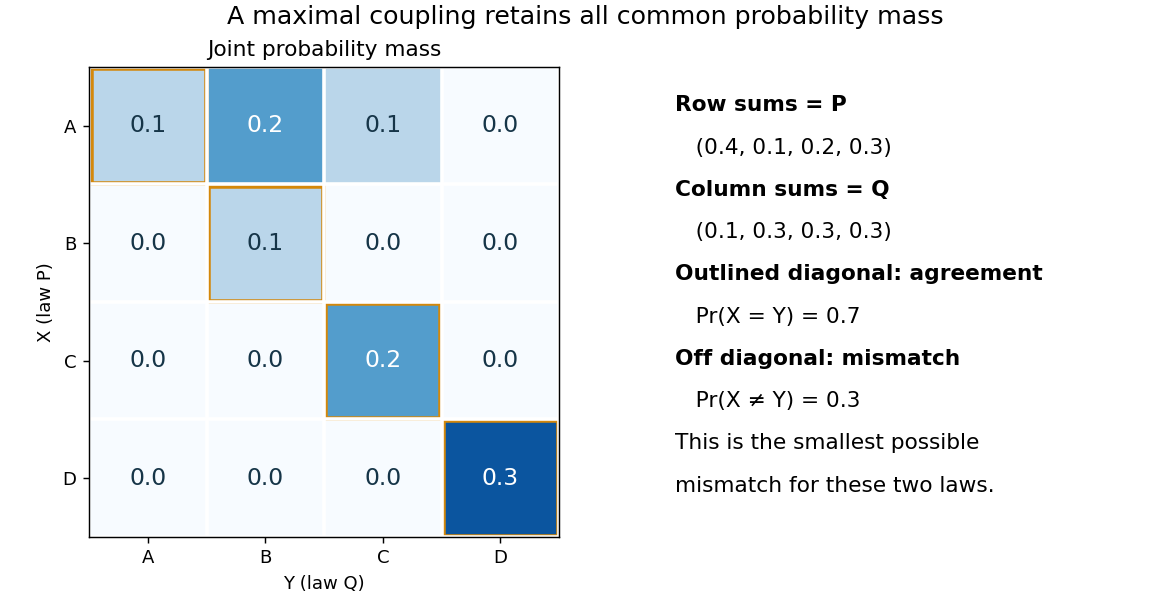

Generate this figure with Python:
"""Show the joint mass and marginals of an explicit maximal coupling."""

from pathlib import Path

import matplotlib.pyplot as plt
import numpy as np
from matplotlib.patches import Rectangle


def main():
    joint = np.array([[0.1, 0.2, 0.1, 0.0], [0.0, 0.1, 0.0, 0.0],
                      [0.0, 0.0, 0.2, 0.0], [0.0, 0.0, 0.0, 0.3]])
    p, q = joint.sum(axis=1), joint.sum(axis=0)
    fig, axes = plt.subplots(1, 2, figsize=(9, 4.6), layout="constrained",
                             gridspec_kw={"width_ratios": [1.25, 1]})
    fig.set_facecolor("white")
    ax = axes[0]
    ax.imshow(joint, cmap="Blues", vmin=0, vmax=0.35)
    labels = ["A", "B", "C", "D"]
    ax.set(xticks=range(4), xticklabels=labels, yticks=range(4),
           yticklabels=labels, xlabel="Y (law Q)", ylabel="X (law P)")
    ax.set_title("Joint probability mass")
    for row in range(4):
        for col in range(4):
            ax.text(col, row, f"{joint[row, col]:.1f}", ha="center", va="center",
                    color="white" if joint[row, col] >= 0.2 else "#163548", fontsize=13)
        ax.add_patch(Rectangle((row - 0.49, row - 0.49), 0.98, 0.98,
                               fill=False, edgecolor="#d4880b", linewidth=2.5))
    ax.set_xticks(np.arange(-0.5, 4), minor=True)
    ax.set_yticks(np.arange(-0.5, 4), minor=True)
    ax.grid(which="minor", color="white", linewidth=2)
    ax.tick_params(which="minor", bottom=False, left=False)
    right = axes[1]
    right.axis("off")
    statements = [
        "Row sums = P", "   (0.4, 0.1, 0.2, 0.3)",
        "Column sums = Q", "   (0.1, 0.3, 0.3, 0.3)",
        "Outlined diagonal: agreement", "   Pr(X = Y) = 0.7",
        "Off diagonal: mismatch", "   Pr(X ≠ Y) = 0.3",
        "This is the smallest possible", "mismatch for these two laws.",
    ]
    for i, line in enumerate(statements):
        right.text(0.04, 0.94 - i * 0.09, line, va="top", fontsize=12,
                   weight="bold" if i in [0, 2, 4, 6] else "normal")
    assert np.allclose(p, [0.4, 0.1, 0.2, 0.3])
    assert np.allclose(q, [0.1, 0.3, 0.3, 0.3])
    fig.suptitle("A maximal coupling retains all common probability mass", fontsize=14)
    fig.savefig(Path(__file__).with_suffix(".png").name, dpi=130, facecolor="white")
    plt.close(fig)


if __name__ == "__main__":
    main()
